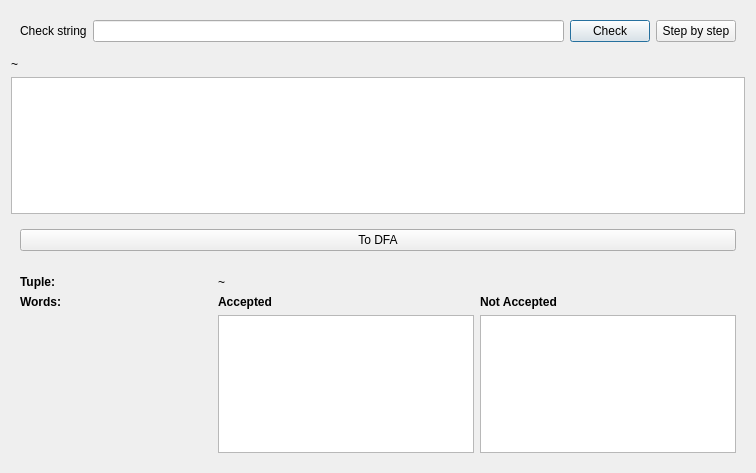
<?xml version="1.0" encoding="UTF-8"?>
<ui version="4.0">
 <class>ShowNdfa</class>
 <widget class="QDialog" name="ShowNdfa">
  <property name="geometry">
   <rect>
    <x>0</x>
    <y>0</y>
    <width>756</width>
    <height>473</height>
   </rect>
  </property>
  <property name="windowTitle">
   <string>Show NDFA</string>
  </property>
  <layout class="QGridLayout" name="gridLayout">
   <item row="1" column="0">
    <widget class="QWidget" name="widget" native="true">
     <layout class="QGridLayout" name="gridLayout_2">
      <item row="0" column="0">
       <widget class="QLabel" name="label">
        <property name="text">
         <string>Check string</string>
        </property>
       </widget>
      </item>
      <item row="0" column="2">
       <widget class="QPushButton" name="pushButton">
        <property name="text">
         <string>Check</string>
        </property>
       </widget>
      </item>
      <item row="0" column="1">
       <widget class="QLineEdit" name="lineEdit">
        <property name="sizePolicy">
         <sizepolicy hsizetype="Expanding" vsizetype="Fixed">
          <horstretch>0</horstretch>
          <verstretch>0</verstretch>
         </sizepolicy>
        </property>
       </widget>
      </item>
      <item row="0" column="3">
       <widget class="QPushButton" name="pushButton_2">
        <property name="text">
         <string>Step by step</string>
        </property>
       </widget>
      </item>
     </layout>
    </widget>
   </item>
   <item row="2" column="0">
    <widget class="QLabel" name="label_2">
     <property name="text">
      <string>~</string>
     </property>
    </widget>
   </item>
   <item row="4" column="0">
    <widget class="QWidget" name="widget_2" native="true">
     <layout class="QGridLayout" name="gridLayout_3">
      <item row="0" column="0">
       <widget class="QPushButton" name="pushButton_4">
        <property name="text">
         <string>To DFA</string>
        </property>
       </widget>
      </item>
     </layout>
    </widget>
   </item>
   <item row="3" column="0">
    <widget class="QGraphicsView" name="graphicsView">
     <property name="dragMode">
      <enum>QGraphicsView::ScrollHandDrag</enum>
     </property>
    </widget>
   </item>
   <item row="5" column="0">
    <widget class="QWidget" name="widget_3" native="true">
     <layout class="QGridLayout" name="gridLayout_4">
      <item row="1" column="1">
       <widget class="QLabel" name="label_7">
        <property name="font">
         <font>
          <weight>75</weight>
          <bold>true</bold>
         </font>
        </property>
        <property name="text">
         <string>Accepted</string>
        </property>
       </widget>
      </item>
      <item row="1" column="0">
       <widget class="QLabel" name="label_5">
        <property name="font">
         <font>
          <weight>75</weight>
          <bold>true</bold>
         </font>
        </property>
        <property name="text">
         <string>Words:</string>
        </property>
       </widget>
      </item>
      <item row="0" column="1" colspan="2">
       <widget class="QLabel" name="label_4">
        <property name="text">
         <string>~</string>
        </property>
       </widget>
      </item>
      <item row="1" column="2">
       <widget class="QLabel" name="label_6">
        <property name="font">
         <font>
          <weight>75</weight>
          <bold>true</bold>
         </font>
        </property>
        <property name="text">
         <string>Not Accepted</string>
        </property>
       </widget>
      </item>
      <item row="0" column="0">
       <widget class="QLabel" name="label_3">
        <property name="font">
         <font>
          <weight>75</weight>
          <bold>true</bold>
         </font>
        </property>
        <property name="text">
         <string>Tuple:</string>
        </property>
       </widget>
      </item>
      <item row="2" column="1">
       <widget class="QTextEdit" name="textEdit">
        <property name="sizePolicy">
         <sizepolicy hsizetype="Preferred" vsizetype="Preferred">
          <horstretch>0</horstretch>
          <verstretch>0</verstretch>
         </sizepolicy>
        </property>
       </widget>
      </item>
      <item row="2" column="2">
       <widget class="QTextEdit" name="textEdit_2">
        <property name="sizePolicy">
         <sizepolicy hsizetype="Preferred" vsizetype="Preferred">
          <horstretch>0</horstretch>
          <verstretch>0</verstretch>
         </sizepolicy>
        </property>
       </widget>
      </item>
     </layout>
    </widget>
   </item>
  </layout>
 </widget>
 <resources/>
 <connections/>
</ui>
